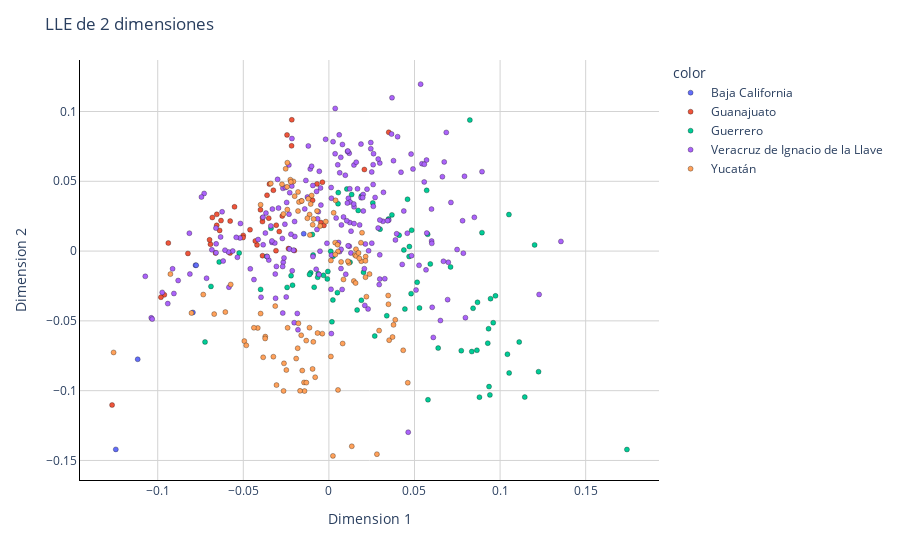

Source (notebook cell):
### Markdown cell above
**Creamos un mapa 2D para observar los cluster de los estados**

### Code cell
Plot2D(lle2comp, y_estados, 'LLE de 2 dimensiones')
